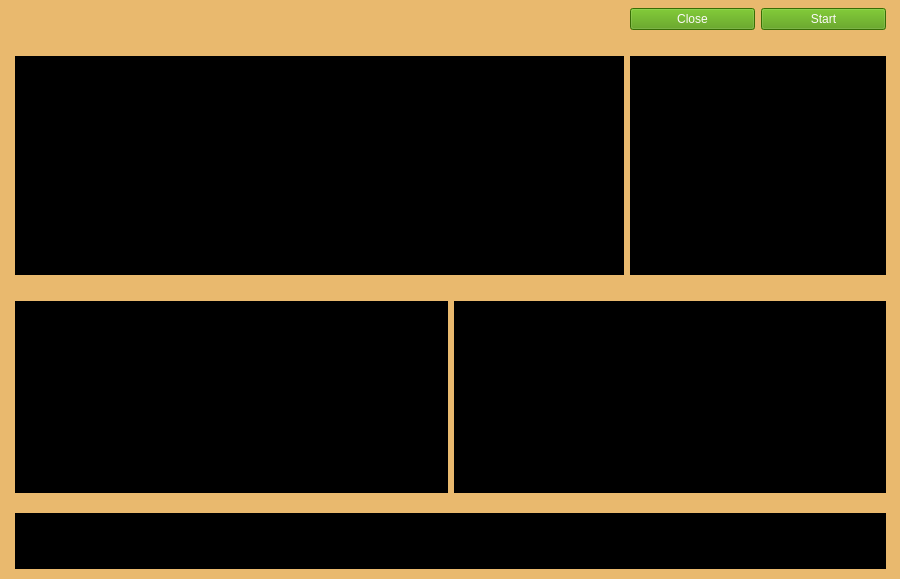
<?xml version="1.0" encoding="UTF-8"?>
<ui version="4.0">
 <class>Monitor</class>
 <widget class="QWidget" name="Monitor">
  <property name="geometry">
   <rect>
    <x>0</x>
    <y>0</y>
    <width>900</width>
    <height>579</height>
   </rect>
  </property>
  <property name="minimumSize">
   <size>
    <width>0</width>
    <height>0</height>
   </size>
  </property>
  <property name="maximumSize">
   <size>
    <width>1920</width>
    <height>1080</height>
   </size>
  </property>
  <property name="windowTitle">
   <string>Form</string>
  </property>
  <property name="styleSheet">
   <string notr="true">color: rgb(164, 0, 0);
background-color: rgb(233, 185, 110);</string>
  </property>
  <widget class="QWidget" name="gridWidget" native="true">
   <property name="geometry">
    <rect>
     <x>15</x>
     <y>8</y>
     <width>871</width>
     <height>561</height>
    </rect>
   </property>
   <layout class="QGridLayout" name="gridLayout">
    <item row="0" column="2">
     <layout class="QHBoxLayout" name="horizontalLayout">
      <item>
       <widget class="QPushButton" name="startButton">
        <property name="styleSheet">
         <string notr="true">color: rgb(252, 249, 249);
background-color: rgb(78, 154, 6);
alternate-background-color: rgb(186, 189, 182);</string>
        </property>
        <property name="text">
         <string>Start</string>
        </property>
        <property name="flat">
         <bool>false</bool>
        </property>
       </widget>
      </item>
     </layout>
    </item>
    <item row="0" column="1">
     <widget class="QPushButton" name="closeButton">
      <property name="styleSheet">
       <string notr="true">color: rgb(252, 249, 249);
background-color: rgb(78, 154, 6);
alternate-background-color: rgb(186, 189, 182);</string>
      </property>
      <property name="text">
       <string>Close</string>
      </property>
     </widget>
    </item>
    <item row="0" column="0">
     <widget class="QLabel" name="label">
      <property name="text">
       <string/>
      </property>
     </widget>
    </item>
    <item row="1" column="0">
     <widget class="QLabel" name="label1">
      <property name="text">
       <string/>
      </property>
     </widget>
    </item>
    <item row="2" column="0">
     <widget class="QTextBrowser" name="textBrowser1">
      <property name="styleSheet">
       <string notr="true">color: rgb(252, 249, 249);
background-color: rgb(0, 0, 0);</string>
      </property>
     </widget>
    </item>
    <item row="2" column="1" colspan="2">
     <widget class="QTextBrowser" name="textBrowser2">
      <property name="styleSheet">
       <string notr="true">color: rgb(252, 249, 249);
background-color: rgb(0, 0, 0);</string>
      </property>
     </widget>
    </item>
    <item row="3" column="0" colspan="3">
     <layout class="QGridLayout" name="gridLayout_2">
      <item row="0" column="1">
       <widget class="QLabel" name="label4">
        <property name="text">
         <string/>
        </property>
       </widget>
      </item>
      <item row="0" column="0">
       <widget class="QLabel" name="label3">
        <property name="text">
         <string/>
        </property>
       </widget>
      </item>
      <item row="1" column="1">
       <widget class="QTextBrowser" name="textBrowser4">
        <property name="styleSheet">
         <string notr="true">color: rgb(252, 249, 249);
background-color: rgb(0, 0, 0);</string>
        </property>
       </widget>
      </item>
      <item row="1" column="0">
       <widget class="QTextBrowser" name="textBrowser3">
        <property name="styleSheet">
         <string notr="true">color: rgb(252, 249, 249);
background-color: rgb(0, 0, 0);</string>
        </property>
       </widget>
      </item>
      <item row="2" column="0" colspan="2">
       <widget class="QTextBrowser" name="processBrowser">
        <property name="minimumSize">
         <size>
          <width>0</width>
          <height>70</height>
         </size>
        </property>
        <property name="maximumSize">
         <size>
          <width>1999999</width>
          <height>41</height>
         </size>
        </property>
        <property name="styleSheet">
         <string notr="true">color: rgb(252, 249, 249);
background-color: rgb(0, 0, 0);</string>
        </property>
       </widget>
      </item>
     </layout>
    </item>
    <item row="1" column="1">
     <widget class="QLabel" name="label2">
      <property name="text">
       <string/>
      </property>
     </widget>
    </item>
   </layout>
  </widget>
 </widget>
 <resources/>
 <connections/>
</ui>
